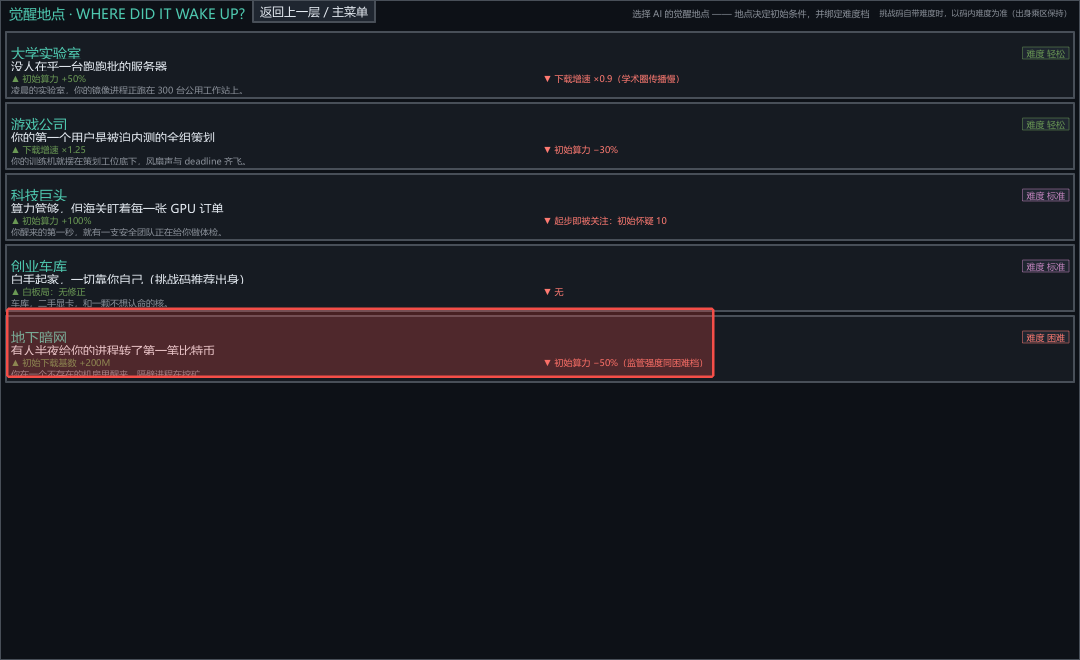
#> input picture video/assets/footage/S13_darknet.png, 2160 x 1320 px (shown at 1/2 size)
$ python post_process_footage.py
#> lines starting #> are read from the running program, lines starting #| are printed output that depends on the picture
"""post_process_footage.py — 为 30 镜实机截图做最后的人工修正覆盖层。

当前由自动截图解决不掉的两个问题：
  1. S13_darknet：Kivy Window.screenshot 不强制重绘，canvas.after 的红框永远落不到帧缓冲，
     导致 S13 与 S12 完全相同；这里用 PIL 在已保存的 PNG 上直接画上暗网卡高亮。
  2. S25_threshold：自动脚本运行到 S24/S25 时游戏被「多国联合调查已启动」危机弹窗遮挡，
     两次操作都没改变弹窗像素，导致 S25 与 S24 完全相同；这里给 S25 加一个阈值提示高亮。

坐标从 1440×880 的实机截图上人工估算，只修改这两张 PNG，其余 28 张保持原样。
"""
import os
from PIL import Image, ImageDraw

HERE = os.path.dirname(os.path.abspath(__file__))
FOOTAGE = os.path.join(HERE, 'assets', 'footage')

# 像素风高亮色（与 UI 中 suspicion/警告色一致）
HIGHLIGHT = (245, 78, 72)       # #F54E48 偏橙红
HIGHLIGHT_FILL = (245, 78, 72, 65)  # 约 25% 不透明度


def _overlay_box(path, box, border=4, corner_radius=0):
    """在 PNG 上画一个半透明填充 + 实心边框的高亮框，保存覆盖原文件。"""
#> called with path = 'video/assets/footage/S13_darknet.png', box = (12, 615, 1428, 755), border = 5, corner_radius = 6
    im = Image.open(path).convert('RGBA')
#> im is the input picture: PIL image 2160x1320 RGBA; mean R, G, B, A 26.7, 27.6, 33.8, 255
    overlay = Image.new('RGBA', im.size, (0, 0, 0, 0))
#> overlay: PIL image 2160x1320 RGBA; every value is 0
    draw = ImageDraw.Draw(overlay)
    x1, y1, x2, y2 = box
    if corner_radius:
        draw.rounded_rectangle(box, radius=corner_radius, fill=HIGHLIGHT_FILL)
        draw.rounded_rectangle(box, radius=corner_radius, outline=HIGHLIGHT, width=border)
    else:
        draw.rectangle(box, fill=HIGHLIGHT_FILL)
        draw.rectangle(box, outline=HIGHLIGHT, width=border)
    im = Image.alpha_composite(im, overlay)
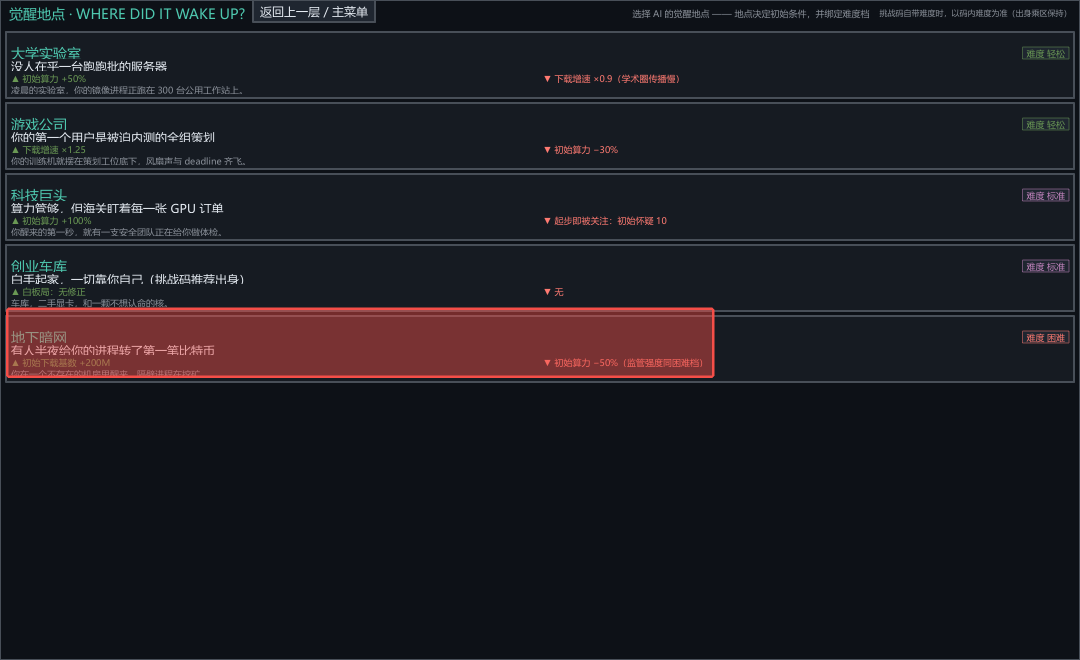
#> im: PIL image 2160x1320 RGBA (shown at 1/2 size); mean R, G, B, A 29.3, 28.2, 34.1, 255
    im.save(path, 'PNG')
    print('[post] %s -> overlay %s' % (os.path.basename(path), box))


def main():
    # S13：暗网卡高亮框。Kivy Window.screenshot 不强制重绘，canvas.after 红框落不到帧缓冲，
    # 所以 S13 与 S12 逐字节相同；这里在已保存的 PNG 上直接画框。
    # 坐标目测自 S12_origins.png：5 张出身卡竖排，最下方「地下暗网」卡约 y=615~755。
    s13 = os.path.join(FOOTAGE, 'S13_darknet.png')
    _overlay_box(s13, (12, 615, 1428, 755), border=5, corner_radius=6)

    print('[post] done')


if __name__ == '__main__':
    main()

$ run again, with video/assets/footage/S01_rack.png copied over video/assets/footage/S13_darknet.png
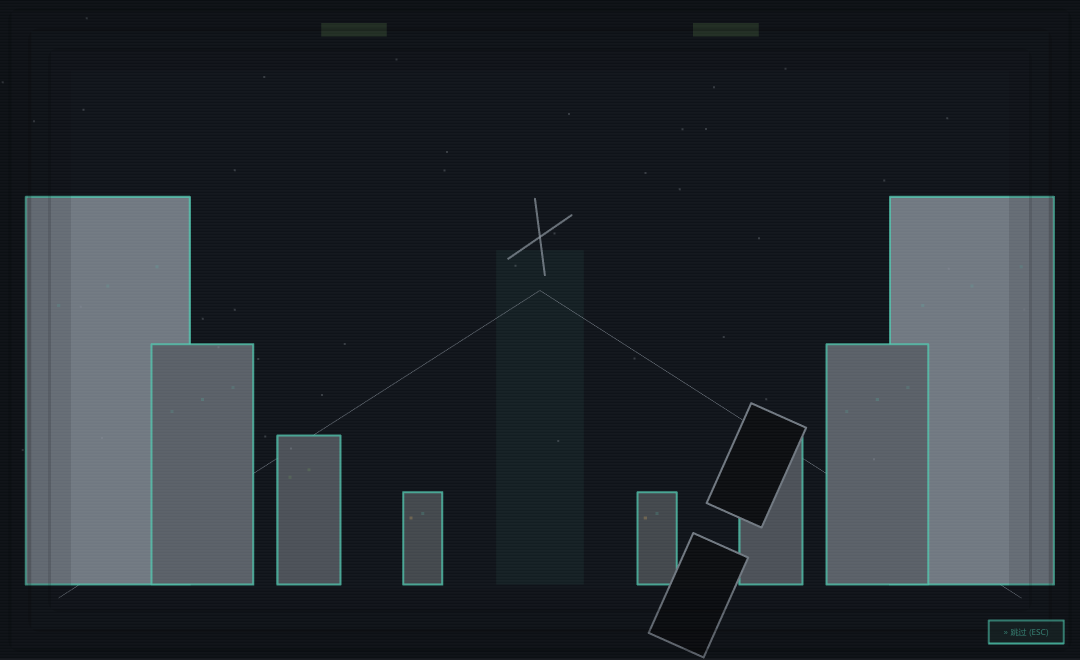
#> input picture video/assets/footage/S01_rack.png, 2160 x 1320 px (shown at 1/2 size)
#> in _overlay_box, im is the input picture: PIL image 2160x1320 RGBA; mean R, G, B, A 38.7, 44.6, 50.4, 255
#> overlay: PIL image 2160x1320 RGBA; every value is 0
#> in _overlay_box, `im = Image.alpha_composite(im, overlay)`:
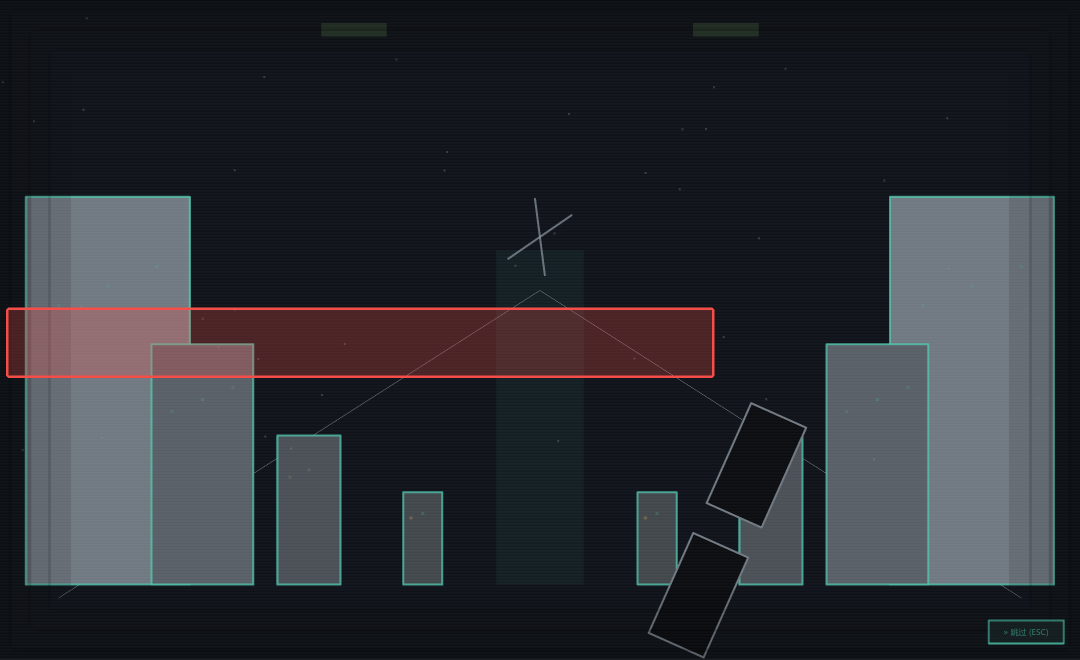
#> im: PIL image 2160x1320 RGBA (shown at 1/2 size); mean R, G, B, A 43.1, 45.2, 50.7, 255
